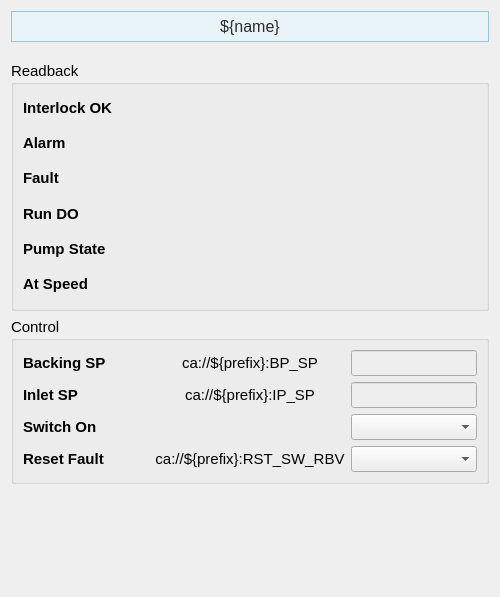
<?xml version="1.0" encoding="UTF-8"?>
<ui version="4.0">
 <class>Form</class>
 <widget class="QWidget" name="Form">
  <property name="geometry">
   <rect>
    <x>0</x>
    <y>0</y>
    <width>500</width>
    <height>597</height>
   </rect>
  </property>
  <property name="sizePolicy">
   <sizepolicy hsizetype="Preferred" vsizetype="Preferred">
    <horstretch>0</horstretch>
    <verstretch>0</verstretch>
   </sizepolicy>
  </property>
  <property name="windowTitle">
   <string>Form</string>
  </property>
  <layout class="QVBoxLayout" name="verticalLayout_2">
   <item>
    <widget class="PyDMLabel" name="PyDMLabel_11">
     <property name="maximumSize">
      <size>
       <width>16777215</width>
       <height>40</height>
      </size>
     </property>
     <property name="font">
      <font>
       <pointsize>12</pointsize>
      </font>
     </property>
     <property name="toolTip">
      <string/>
     </property>
     <property name="styleSheet">
      <string notr="true">    background-color: #e8f4f8;

    border: 1px solid #90c8e0;

    padding: 5px;

    color: rgb(43, 43, 43);</string>
     </property>
     <property name="text">
      <string>${name}</string>
     </property>
     <property name="alignment">
      <set>Qt::AlignCenter</set>
     </property>
    </widget>
   </item>
   <item>
    <spacer name="verticalSpacer_2">
     <property name="orientation">
      <enum>Qt::Vertical</enum>
     </property>
     <property name="sizeType">
      <enum>QSizePolicy::Fixed</enum>
     </property>
     <property name="sizeHint" stdset="0">
      <size>
       <width>20</width>
       <height>13</height>
      </size>
     </property>
    </spacer>
   </item>
   <item>
    <widget class="QGroupBox" name="groupBox">
     <property name="sizePolicy">
      <sizepolicy hsizetype="Preferred" vsizetype="Fixed">
       <horstretch>0</horstretch>
       <verstretch>0</verstretch>
      </sizepolicy>
     </property>
     <property name="minimumSize">
      <size>
       <width>0</width>
       <height>250</height>
      </size>
     </property>
     <property name="font">
      <font>
       <pointsize>11</pointsize>
      </font>
     </property>
     <property name="title">
      <string>Readback</string>
     </property>
     <layout class="QVBoxLayout" name="verticalLayout_14">
      <item>
       <layout class="QHBoxLayout" name="horizontalLayout_4" stretch="1,1,1">
        <item>
         <layout class="QVBoxLayout" name="verticalLayout">
          <item>
           <widget class="QLabel" name="interlock_ok_label">
            <property name="font">
             <font>
              <pointsize>11</pointsize>
             </font>
            </property>
            <property name="styleSheet">
             <string/>
            </property>
            <property name="text">
             <string>&lt;html&gt;&lt;head/&gt;&lt;body&gt;&lt;p&gt;&lt;span style=&quot; font-weight:600;&quot;&gt;Interlock OK&lt;/span&gt;&lt;/p&gt;&lt;/body&gt;&lt;/html&gt;</string>
            </property>
           </widget>
          </item>
          <item>
           <widget class="QLabel" name="interlock_ok_label_2">
            <property name="font">
             <font>
              <pointsize>11</pointsize>
             </font>
            </property>
            <property name="styleSheet">
             <string/>
            </property>
            <property name="text">
             <string>&lt;html&gt;&lt;head/&gt;&lt;body&gt;&lt;p&gt;&lt;span style=&quot; font-weight:600;&quot;&gt;Alarm&lt;/span&gt;&lt;/p&gt;&lt;/body&gt;&lt;/html&gt;</string>
            </property>
           </widget>
          </item>
          <item>
           <widget class="QLabel" name="interlock_ok_label_4">
            <property name="font">
             <font>
              <pointsize>11</pointsize>
             </font>
            </property>
            <property name="styleSheet">
             <string/>
            </property>
            <property name="text">
             <string>&lt;html&gt;&lt;head/&gt;&lt;body&gt;&lt;p&gt;&lt;span style=&quot; font-weight:600;&quot;&gt;Fault&lt;/span&gt;&lt;/p&gt;&lt;/body&gt;&lt;/html&gt;</string>
            </property>
           </widget>
          </item>
          <item>
           <widget class="QLabel" name="interlock_ok_label_5">
            <property name="font">
             <font>
              <pointsize>11</pointsize>
             </font>
            </property>
            <property name="styleSheet">
             <string/>
            </property>
            <property name="text">
             <string>&lt;html&gt;&lt;head/&gt;&lt;body&gt;&lt;p&gt;&lt;span style=&quot; font-weight:600;&quot;&gt;Run DO&lt;/span&gt;&lt;/p&gt;&lt;/body&gt;&lt;/html&gt;</string>
            </property>
           </widget>
          </item>
          <item>
           <widget class="QLabel" name="pump_state_label">
            <property name="font">
             <font>
              <pointsize>11</pointsize>
             </font>
            </property>
            <property name="styleSheet">
             <string/>
            </property>
            <property name="text">
             <string>&lt;b&gt;Pump State&lt;/b&gt;</string>
            </property>
           </widget>
          </item>
          <item>
           <widget class="QLabel" name="interlock_ok_label_7">
            <property name="font">
             <font>
              <pointsize>11</pointsize>
             </font>
            </property>
            <property name="styleSheet">
             <string/>
            </property>
            <property name="text">
             <string>&lt;html&gt;&lt;head/&gt;&lt;body&gt;&lt;p&gt;&lt;span style=&quot; font-weight:600;&quot;&gt;At Speed&lt;/span&gt;&lt;/p&gt;&lt;/body&gt;&lt;/html&gt;</string>
            </property>
           </widget>
          </item>
         </layout>
        </item>
        <item>
         <layout class="QVBoxLayout" name="verticalLayout_4">
          <item>
           <widget class="PyDMByteIndicator" name="PyDMByteIndicator">
            <property name="toolTip">
             <string/>
            </property>
            <property name="channel">
             <string>ca://${prefix}:ILK_OK_RBV</string>
            </property>
            <property name="showLabels">
             <bool>false</bool>
            </property>
            <property name="circles">
             <bool>true</bool>
            </property>
           </widget>
          </item>
          <item>
           <widget class="PyDMByteIndicator" name="PyDMByteIndicator_2">
            <property name="toolTip">
             <string/>
            </property>
            <property name="channel">
             <string>ca://${prefix}:ALARM_RBV</string>
            </property>
            <property name="showLabels">
             <bool>false</bool>
            </property>
            <property name="circles">
             <bool>true</bool>
            </property>
           </widget>
          </item>
          <item>
           <widget class="PyDMByteIndicator" name="PyDMByteIndicator_3">
            <property name="toolTip">
             <string/>
            </property>
            <property name="channel">
             <string>ca://${prefix}:FAULT_RBV</string>
            </property>
            <property name="showLabels">
             <bool>false</bool>
            </property>
            <property name="circles">
             <bool>true</bool>
            </property>
           </widget>
          </item>
          <item>
           <widget class="PyDMByteIndicator" name="PyDMByteIndicator_5">
            <property name="toolTip">
             <string/>
            </property>
            <property name="channel">
             <string>ca://${prefix}:RUN_DO_RBV</string>
            </property>
            <property name="showLabels">
             <bool>false</bool>
            </property>
            <property name="circles">
             <bool>true</bool>
            </property>
           </widget>
          </item>
          <item>
           <widget class="PyDMLabel" name="pump_state_readback">
            <property name="font">
             <font>
              <pointsize>11</pointsize>
             </font>
            </property>
            <property name="styleSheet">
             <string notr="true"/>
            </property>
            <property name="alignment">
             <set>Qt::AlignCenter</set>
            </property>
            <property name="channel">
             <string>ca://${prefix}:STATE_RBV</string>
            </property>
           </widget>
          </item>
          <item>
           <widget class="PyDMByteIndicator" name="PyDMByteIndicator_7">
            <property name="toolTip">
             <string/>
            </property>
            <property name="channel">
             <string>ca://${prefix}:AT_SPD_RBV</string>
            </property>
            <property name="showLabels">
             <bool>false</bool>
            </property>
            <property name="circles">
             <bool>true</bool>
            </property>
           </widget>
          </item>
         </layout>
        </item>
        <item>
         <layout class="QVBoxLayout" name="verticalLayout_3">
          <item>
           <widget class="QLabel" name="label_3">
            <property name="text">
             <string/>
            </property>
           </widget>
          </item>
          <item>
           <widget class="QLabel" name="label_6">
            <property name="text">
             <string/>
            </property>
           </widget>
          </item>
          <item>
           <widget class="QLabel" name="label_12">
            <property name="text">
             <string/>
            </property>
           </widget>
          </item>
          <item>
           <widget class="QLabel" name="label_9">
            <property name="text">
             <string/>
            </property>
           </widget>
          </item>
          <item>
           <widget class="QLabel" name="label_5">
            <property name="text">
             <string/>
            </property>
           </widget>
          </item>
          <item>
           <widget class="QLabel" name="label_4">
            <property name="text">
             <string/>
            </property>
           </widget>
          </item>
         </layout>
        </item>
       </layout>
      </item>
     </layout>
    </widget>
   </item>
   <item>
    <widget class="QGroupBox" name="groupBox_2">
     <property name="sizePolicy">
      <sizepolicy hsizetype="Preferred" vsizetype="Minimum">
       <horstretch>0</horstretch>
       <verstretch>0</verstretch>
      </sizepolicy>
     </property>
     <property name="minimumSize">
      <size>
       <width>0</width>
       <height>160</height>
      </size>
     </property>
     <property name="font">
      <font>
       <pointsize>11</pointsize>
      </font>
     </property>
     <property name="title">
      <string>Control</string>
     </property>
     <layout class="QVBoxLayout" name="verticalLayout_15">
      <item>
       <layout class="QHBoxLayout" name="horizontalLayout_6" stretch="1,1,1">
        <item>
         <layout class="QVBoxLayout" name="verticalLayout_8">
          <item>
           <widget class="QLabel" name="pressure_label_3">
            <property name="font">
             <font>
              <pointsize>11</pointsize>
             </font>
            </property>
            <property name="styleSheet">
             <string/>
            </property>
            <property name="text">
             <string>&lt;html&gt;&lt;head/&gt;&lt;body&gt;&lt;p&gt;&lt;span style=&quot; font-weight:600;&quot;&gt;Backing SP&lt;/span&gt;&lt;/p&gt;&lt;/body&gt;&lt;/html&gt;</string>
            </property>
           </widget>
          </item>
          <item>
           <widget class="QLabel" name="pressure_label_4">
            <property name="font">
             <font>
              <pointsize>11</pointsize>
             </font>
            </property>
            <property name="styleSheet">
             <string/>
            </property>
            <property name="text">
             <string>&lt;html&gt;&lt;head/&gt;&lt;body&gt;&lt;p&gt;&lt;span style=&quot; font-weight:600;&quot;&gt;Inlet SP&lt;/span&gt;&lt;/p&gt;&lt;/body&gt;&lt;/html&gt;</string>
            </property>
           </widget>
          </item>
          <item>
           <widget class="QLabel" name="high_voltage_in_label_3">
            <property name="font">
             <font>
              <pointsize>11</pointsize>
             </font>
            </property>
            <property name="styleSheet">
             <string/>
            </property>
            <property name="text">
             <string>&lt;html&gt;&lt;head/&gt;&lt;body&gt;&lt;p&gt;&lt;span style=&quot; font-weight:600;&quot;&gt;Switch On&lt;/span&gt;&lt;/p&gt;&lt;/body&gt;&lt;/html&gt;</string>
            </property>
           </widget>
          </item>
          <item>
           <widget class="QLabel" name="high_voltage_in_label_4">
            <property name="font">
             <font>
              <pointsize>11</pointsize>
             </font>
            </property>
            <property name="styleSheet">
             <string/>
            </property>
            <property name="text">
             <string>&lt;html&gt;&lt;head/&gt;&lt;body&gt;&lt;p&gt;&lt;span style=&quot; font-weight:600;&quot;&gt;Reset Fault&lt;/span&gt;&lt;/p&gt;&lt;/body&gt;&lt;/html&gt;</string>
            </property>
           </widget>
          </item>
         </layout>
        </item>
        <item>
         <layout class="QVBoxLayout" name="verticalLayout_9">
          <item>
           <widget class="PyDMLabel" name="protection_setpoint_readback">
            <property name="font">
             <font>
              <pointsize>11</pointsize>
             </font>
            </property>
            <property name="styleSheet">
             <string notr="true"/>
            </property>
            <property name="text">
             <string>ca://${prefix}:BP_SP</string>
            </property>
            <property name="alignment">
             <set>Qt::AlignCenter</set>
            </property>
            <property name="channel">
             <string>ca://${prefix}:BP_SP</string>
            </property>
            <property name="enableRichText">
             <bool>true</bool>
            </property>
            <property name="displayFormat">
             <enum>PyDMLabel::Exponential</enum>
            </property>
           </widget>
          </item>
          <item>
           <widget class="PyDMLabel" name="protection_setpoint_readback_2">
            <property name="font">
             <font>
              <pointsize>11</pointsize>
             </font>
            </property>
            <property name="styleSheet">
             <string notr="true"/>
            </property>
            <property name="text">
             <string>ca://${prefix}:IP_SP</string>
            </property>
            <property name="alignment">
             <set>Qt::AlignCenter</set>
            </property>
            <property name="channel">
             <string>ca://${prefix}:IP_SP</string>
            </property>
            <property name="enableRichText">
             <bool>true</bool>
            </property>
            <property name="displayFormat">
             <enum>PyDMLabel::Exponential</enum>
            </property>
           </widget>
          </item>
          <item>
           <widget class="PyDMLabel" name="high_voltage_switch_readback">
            <property name="font">
             <font>
              <pointsize>11</pointsize>
             </font>
            </property>
            <property name="styleSheet">
             <string notr="true"/>
            </property>
            <property name="alignment">
             <set>Qt::AlignCenter</set>
            </property>
            <property name="channel">
             <string>ca://${prefix}:RUN_SW_RBV</string>
            </property>
           </widget>
          </item>
          <item>
           <widget class="PyDMLabel" name="high_voltage_switch_readback_2">
            <property name="font">
             <font>
              <pointsize>11</pointsize>
             </font>
            </property>
            <property name="styleSheet">
             <string notr="true"/>
            </property>
            <property name="text">
             <string>ca://${prefix}:RST_SW_RBV</string>
            </property>
            <property name="alignment">
             <set>Qt::AlignCenter</set>
            </property>
            <property name="channel">
             <string>ca://${prefix}:RST_SW_RBV</string>
            </property>
           </widget>
          </item>
         </layout>
        </item>
        <item>
         <layout class="QVBoxLayout" name="verticalLayout_10">
          <item>
           <widget class="PyDMLineEdit" name="protection_setpoint_setpoint">
            <property name="font">
             <font>
              <pointsize>11</pointsize>
             </font>
            </property>
            <property name="styleSheet">
             <string notr="true">background-color: rgb(238, 238, 238)</string>
            </property>
            <property name="channel">
             <string>ca://${prefix}:BP_SP</string>
            </property>
           </widget>
          </item>
          <item>
           <widget class="PyDMLineEdit" name="protection_setpoint_setpoint_2">
            <property name="font">
             <font>
              <pointsize>11</pointsize>
             </font>
            </property>
            <property name="styleSheet">
             <string notr="true">background-color: rgb(238, 238, 238)</string>
            </property>
            <property name="channel">
             <string>ca://${prefix}:IP_SP</string>
            </property>
           </widget>
          </item>
          <item>
           <widget class="PyDMEnumComboBox" name="PyDMEnumComboBox">
            <property name="font">
             <font>
              <pointsize>11</pointsize>
             </font>
            </property>
            <property name="toolTip">
             <string/>
            </property>
            <property name="styleSheet">
             <string notr="true">background-color: rgb(238, 238, 238)</string>
            </property>
            <property name="channel">
             <string>ca://${prefix}:RUN_SW</string>
            </property>
           </widget>
          </item>
          <item>
           <widget class="PyDMEnumComboBox" name="PyDMEnumComboBox_2">
            <property name="font">
             <font>
              <pointsize>11</pointsize>
             </font>
            </property>
            <property name="toolTip">
             <string/>
            </property>
            <property name="styleSheet">
             <string notr="true">background-color: rgb(238, 238, 238)</string>
            </property>
            <property name="channel">
             <string>ca://${prefix}:RST_SW</string>
            </property>
           </widget>
          </item>
         </layout>
        </item>
       </layout>
      </item>
     </layout>
    </widget>
   </item>
   <item>
    <spacer name="verticalSpacer">
     <property name="orientation">
      <enum>Qt::Vertical</enum>
     </property>
     <property name="sizeHint" stdset="0">
      <size>
       <width>20</width>
       <height>89</height>
      </size>
     </property>
    </spacer>
   </item>
  </layout>
 </widget>
 <customwidgets>
  <customwidget>
   <class>PyDMEnumComboBox</class>
   <extends>QComboBox</extends>
   <header>pydm.widgets.enum_combo_box</header>
  </customwidget>
  <customwidget>
   <class>PyDMLineEdit</class>
   <extends>QLineEdit</extends>
   <header>pydm.widgets.line_edit</header>
  </customwidget>
  <customwidget>
   <class>PyDMByteIndicator</class>
   <extends>QWidget</extends>
   <header>pydm.widgets.byte</header>
  </customwidget>
  <customwidget>
   <class>PyDMLabel</class>
   <extends>QLabel</extends>
   <header>pydm.widgets.label</header>
  </customwidget>
 </customwidgets>
 <resources/>
 <connections/>
</ui>
